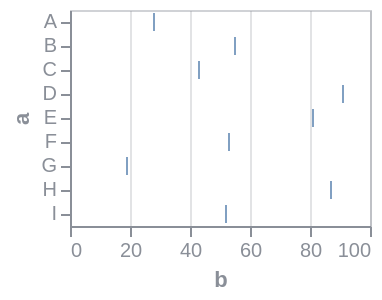

Here is the Vega-Lite specification saved for this chart:
### Vega specification from a JSON file in a GitHub repository (floating-point values rounded to 4 significant figures)
{"$schema": "https://vega.github.io/schema/vega/v6.json", "background": null, "padding": 5, "width": 150, "height": 108, "style": "cell", "data": [{"name": "source_0", "values": [{"a": "A", "b": 28, "c": 5, "g": "x"}, {"a": "B", "b": 55, "c": 9, "g": "y"}, {"a": "C", "b": 43, "c": 2, "g": "x"}, {"a": "D", "b": 91, "c": 7, "g": "y"}, {"a": "E", "b": 81, "c": 4, "g": "x"}, {"a": "F", "b": 53, "c": 6, "g": "y"}, {"a": "G", "b": 19, "c": 8, "g": "x"}, {"a": "H", "b": 87, "c": 1, "g": "y"}, {"a": "I", "b": 52, "c": 3, "g": "x"}]}, {"name": "data_0", "source": "source_0", "transform": [{"type": "filter", "expr": "isValid(datum[\"b\"]) && isFinite(+datum[\"b\"])"}]}], "marks": [{"name": "marks", "type": "rect", "style": ["tick"], "from": {"data": "data_0"}, "encode": {"update": {"opacity": {"value": 0.7}, "fill": {"value": "#4c78a8"}, "ariaRoleDescription": {"value": "tick"}, "description": {"signal": "\"b: \" + (format(datum[\"b\"], \"\")) + \"; a: \" + (isValid(datum[\"a\"]) ? isArray(datum[\"a\"]) ? join(datum[\"a\"], ' ') : datum[\"a\"] : \"\"+datum[\"a\"])"}, "y": {"scale": "y", "field": "a"}, "height": {"signal": "max(0.25, bandwidth('y'))"}, "xc": {"scale": "x", "field": "b"}, "width": {"value": 1}}}}], "scales": [{"name": "x", "type": "linear", "domain": {"data": "data_0", "field": "b"}, "range": [0, {"signal": "width"}], "nice": true, "zero": true}, {"name": "y", "type": "band", "domain": {"data": "data_0", "field": "a", "sort": true}, "range": [0, {"signal": "height"}], "paddingInner": 0.25, "paddingOuter": 0.125}], "axes": [{"scale": "x", "orient": "bottom", "gridScale": "y", "grid": true, "tickCount": {"signal": "ceil(width/40)"}, "domain": false, "labels": false, "aria": false, "maxExtent": 0, "minExtent": 0, "ticks": false, "zindex": 0}, {"scale": "x", "orient": "bottom", "grid": false, "title": "b", "labelFlush": true, "labelOverlap": true, "tickCount": {"signal": "ceil(width/40)"}, "zindex": 0}, {"scale": "y", "orient": "left", "grid": false, "title": "a", "zindex": 0}], "config": {"axis": {"labelColor": "#8a8f98", "titleColor": "#8a8f98", "domainColor": "#8a8f98", "tickColor": "#8a8f98", "gridColor": "#8a8f98", "gridOpacity": 0.25}, "style": {"cell": {"stroke": "#8a8f98", "strokeOpacity": 0.4}}}}
